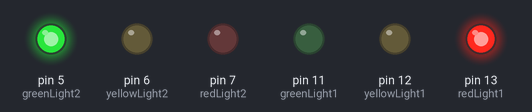
Simulated run of this sketch. Board: Arduino Uno, built with avr-gcc and run on an emulated ATmega328P. Shown: output pins drawn as LEDs (lit = HIGH).

Above: at 0.4 s.
At 1.04 s:
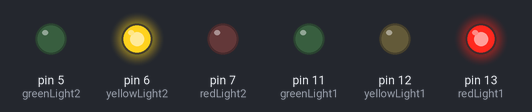
At 1.34 s:
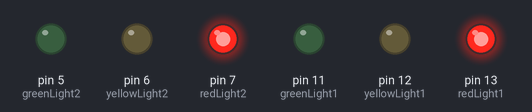
At 2.54 s:
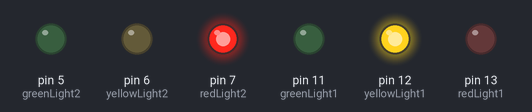
At 4.9 s:
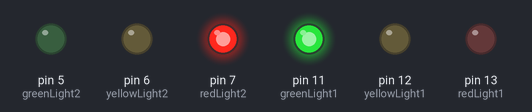
Timing chart, 0 to 6.9 s (numbered marks = the images above):
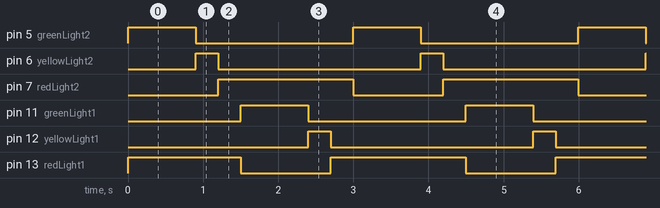

The sketch:

traffic__two_function.ino
```cpp
/*
  Blink


  https://docs.arduino.cc/built-in-examples/basics/Blink/
*/

const int redLight1 = 13;
const int yellowLight1 = 12;
const int greenLight1 = 11;

const int redLight2 = 7;
const int yellowLight2 = 6;
const int greenLight2 = 5;

const int lightDelayShort = 300;
const int lightDelayLong = 899;

enum TrafficLight {
  OFF,
  RED,
  YELLOW,
  GREEN
};

// the setup function runs once when you press reset or power the board
void setup() {
  // initialize digital pin LED_BUILTIN as an output.
  pinMode(redLight1, OUTPUT);
  pinMode(yellowLight1, OUTPUT);
  pinMode(greenLight1, OUTPUT);

  pinMode(redLight2, OUTPUT);
  pinMode(yellowLight2, OUTPUT);
  pinMode(greenLight2, OUTPUT);
}

void setAllOff() {
  digitalWrite(redLight1, LOW);
  digitalWrite(yellowLight1, LOW);
  digitalWrite(greenLight1, LOW);

  digitalWrite(redLight2, LOW);
  digitalWrite(yellowLight2, LOW);
  digitalWrite(greenLight2, LOW);
}

void setLights(TrafficLight light1, TrafficLight light2) {

  setAllOff();
  switch (light1) {

    case RED:
      digitalWrite(redLight1, HIGH);

      break;

    case YELLOW:
      digitalWrite(yellowLight1, HIGH);

      break;

    case GREEN:
      digitalWrite(greenLight1, HIGH);

      break;

    case OFF:

      // All lights are already off
      break;
    default:
      //
      break;
  }


  switch (light2) {

    case RED:
      digitalWrite(redLight2, HIGH);

      break;

    case YELLOW:
      digitalWrite(yellowLight2, HIGH);

      break;

    case GREEN:
      digitalWrite(greenLight2, HIGH);

      break;

    case OFF:

      // All lights are already off
      break;
    default:
      //
      break;
  }
}

void loop() {
  setLights(RED, GREEN);
  delay(lightDelayLong);

  setLights(RED, YELLOW);
  delay(lightDelayShort);

  setLights(RED, RED);
  delay(lightDelayShort);

  setLights(GREEN, RED );
  delay(lightDelayLong);
  setLights(YELLOW, RED);
  delay(lightDelayShort);

  setLights(RED, RED);
  delay(lightDelayShort);
}
```

Measured:
- by itself, pin 5 (greenLight2), pin 11 (greenLight1): alternates HIGH for 0.90 s and LOW for 2.1 s
- by itself, pin 6 (yellowLight2), pin 12 (yellowLight1): alternates HIGH for 0.30 s and LOW for 2.7 s
- by itself, pin 7 (redLight2): alternates HIGH for 1.8 s and LOW for 1.2 s
- by itself, pin 13 (redLight1): repeats every 3.0 s: LOW 1.2 s, HIGH 1.8 s
